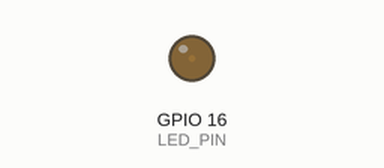
Recording of a sketch running on a simulated ESP32. Shown: output pins drawn as LEDs (lit = HIGH). What the sketch prints to the serial monitor is not drawn.

Above: at 0.05 s.
At 0.95 s:
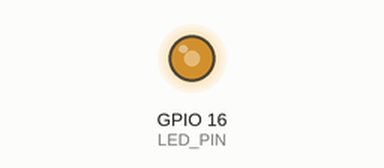
At 1.4 s:
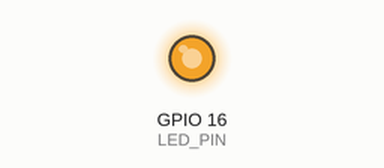
At 2.75 s:
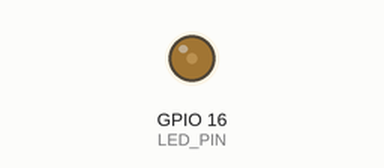
Timing chart, 0 to 7.1 s (numbered marks = the images above):
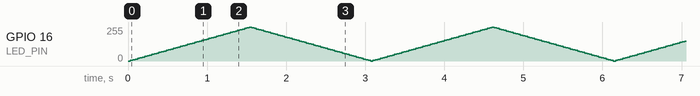

The sketch:

lab02_pwm_fade.ino
```cpp
/*
 * Lab 02.6 : PWM Fade
 * คำอธิบาย : เพิ่ม/ลดความสว่าง LED ด้วย LEDC API ของ core 3.x
 * วงจร     : ESP32-S3 GPIO5 / WROOM-32 GPIO16 -> R 220Ω -> LED anode; cathode -> GND
 * ไลบรารี  : ไม่ใช้ไลบรารีภายนอก
 * Board    : ESP32S3 Dev Module / ESP32 Dev Module (WROOM-32), core 3.x
 */
#include <Arduino.h>

// LED ภายนอก active HIGH; เลือกขาตามชิปโดยใช้สายเดิมตลอดแล็บ
#if defined(CONFIG_IDF_TARGET_ESP32S3)
constexpr uint8_t LED_PIN = 5;
#elif defined(CONFIG_IDF_TARGET_ESP32)
constexpr uint8_t LED_PIN = 16;
#else
#error "Lab02 supports ESP32-S3 and ESP32; define a verified pin mapping first."
#endif
constexpr uint32_t PWM_FREQUENCY_HZ = 5000;
constexpr uint8_t PWM_RESOLUTION_BITS = 8;
constexpr uint16_t PWM_MAX = 255;
int duty = 0;
int step = 5;

void setup() {
  Serial.begin(115200);
  // core 3.x กำหนด PWM ด้วยหมายเลข pin และเลือก channel ให้อัตโนมัติ
  if (!ledcAttach(LED_PIN, PWM_FREQUENCY_HZ, PWM_RESOLUTION_BITS)) {
    Serial.println("[PWM] กำหนด LEDC ไม่สำเร็จ");
    while (true) {
      delay(1000);
    }
  }
  Serial.println("[PWM] เริ่ม fade 0–255");
}

void loop() {
  ledcWrite(LED_PIN, duty);
  // รูปแบบ label:value ใช้ดูตัวเลขใน Monitor และวาดกราฟใน Plotter ได้
  Serial.printf("duty:%d\n", duty);

  duty += step;
  // กลับทิศเมื่อถึงปลายช่วง 0 หรือ 255 ของความละเอียด 8-bit บน core 3.x
  if (duty >= PWM_MAX || duty <= 0) {
    duty = constrain(duty, 0, PWM_MAX);
    step = -step;
  }
  delay(30);
}
```
